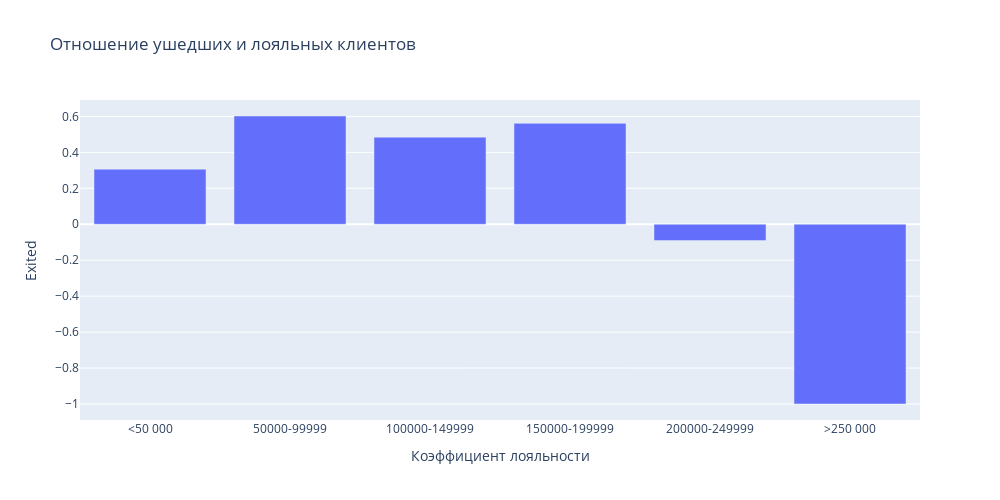

Source (notebook cell):
### Markdown cell above
При таком фильтре мы видим, что ушедшие клиенты имеют большую сконцентрированность вокруг медианы. Которая отличается среди групп на примерно 200\$. То есть наше предположение про невыгодные условия для клиентов с балансом >100k\$ не подтверждается.

Теперь посмотрим на коэффициент оттока без нулей.

### Code cell
# Для проверки этой гипотезы добавим в набор столбец 
# "группа по балансу" с шагом 50000\$ (крупный шаг для прикидки, 
# при желании можно исследовать каждую группу более детально). 
without0['BalanceGroup'] = without0.Balance // 50000
    
# сгруппируем клиентов по выделенным группам и добавим столбец соотношения
graph_data = without0.groupby('BalanceGroup')['Exited', ].aggregate(loyal_per_exited)

names = {str(x//50000): f'{x-50000+1}-{x}' for x in range(50_000-1, 300_000, 50_000)}
names['0'] = '<50 000'
names['5'] = '>250 000'


fig = px.bar(
    data_frame=graph_data,
    x=names,
    y='Exited',
    labels= {
        'x': 'Коэффициент лояльности',
        'BalanceGroup': 'Группа по размеру счета'
    },
    height=500, #высота
    width=1000, #ширина
    title='Отношение ушедших и лояльных клиентов', #заголовок
)

fig.show()

### Figure 1 — Plotly figure (JSON) as saved in the notebook; plotly's stock layout.template omitted (floating-point values rounded to 4 significant figures)
{"data": [{"alignmentgroup": "True", "hovertemplate": "Коэффициент лояльности=%{x}<br>Exited=%{y}<extra></extra>", "legendgroup": "", "marker": {"color": "#636efa", "pattern": {"shape": ""}}, "name": "", "offsetgroup": "", "orientation": "v", "showlegend": false, "textposition": "auto", "type": "bar", "x": ["<50 000", "50000-99999", "100000-149999", "150000-199999", "200000-249999", ">250 000"], "xaxis": "x", "y": [0.3067, 0.6024, 0.4846, 0.5615, -0.09091, -1], "yaxis": "y"}], "layout": {"barmode": "relative", "height": 500, "legend": {"tracegroupgap": 0}, "title": {"text": "Отношение ушедших и лояльных клиентов"}, "width": 1000, "xaxis": {"anchor": "y", "domain": [0, 1], "title": {"text": "Коэффициент лояльности"}}, "yaxis": {"anchor": "x", "domain": [0, 1], "title": {"text": "Exited"}}}}
